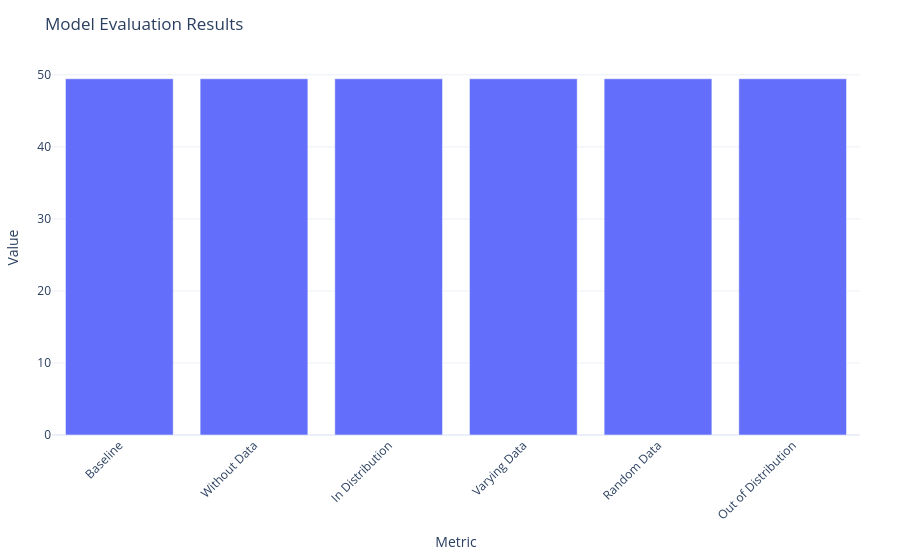

Notebook cell for this chart:
### Markdown cell above
### 2.6 Compare the Results

**Your tasks:**
- Create a plot, using `create_single_plot`, of the results of the different experiments.

**What to think about:**
- Which are the differences?
- How data influences the results?

### Code cell
results = {
    "Baseline": baseline_results,
    "Without Data": results_without_data,
    "In Distribution": results_in_distribution,
    "Varying Data": results_varying_data,
    "Random Data": results_random_data,
    "Out of Distribution": results_out_of_distribution,
}
results_dict = {name: res[0].result for name, res in results.items()}

### To Complete ###
create_single_plot(
    data_dict=results_dict,
    x_label="Metric",
    y_label="Value",
    title="Model Evaluation Results"
)
### End of To Complete ###

### Figure 1 — Plotly figure (JSON) as saved in the notebook; plotly's stock layout.template omitted (floating-point values rounded to 4 significant figures)
{"data": [{"type": "bar", "x": ["Baseline", "Without Data", "In Distribution", "Varying Data", "Random Data", "Out of Distribution"], "y": [49.46, 49.46, 49.46, 49.46, 49.46, 49.46]}], "layout": {"margin": {"b": 80, "l": 40, "r": 40, "t": 60}, "title": {"text": "Model Evaluation Results"}, "xaxis": {"tickangle": -45, "title": {"text": "Metric"}}, "yaxis": {"title": {"text": "Value"}}}}
